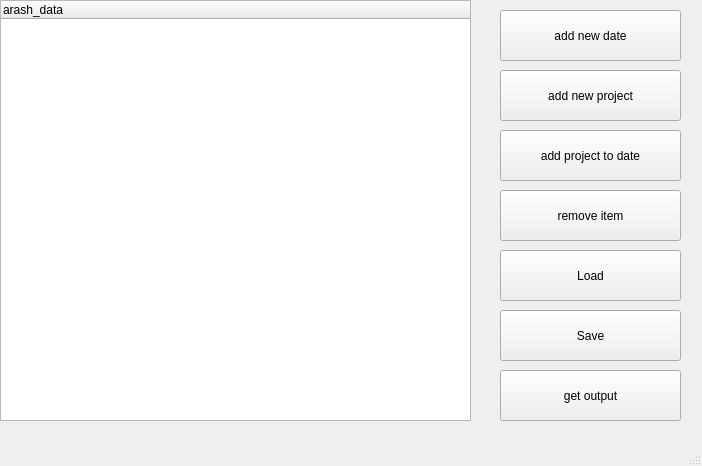
<?xml version="1.0" encoding="UTF-8"?>
<ui version="4.0">
 <class>MainWindow</class>
 <widget class="QMainWindow" name="MainWindow">
  <property name="geometry">
   <rect>
    <x>0</x>
    <y>0</y>
    <width>702</width>
    <height>466</height>
   </rect>
  </property>
  <property name="windowTitle">
   <string>MainWindow</string>
  </property>
  <widget class="QWidget" name="centralwidget">
   <widget class="QTreeWidget" name="weekly_explorer">
    <property name="enabled">
     <bool>true</bool>
    </property>
    <property name="geometry">
     <rect>
      <x>0</x>
      <y>0</y>
      <width>471</width>
      <height>421</height>
     </rect>
    </property>
    <column>
     <property name="text">
      <string>arash_data</string>
     </property>
    </column>
   </widget>
   <widget class="QPushButton" name="loadButton">
    <property name="geometry">
     <rect>
      <x>500</x>
      <y>250</y>
      <width>181</width>
      <height>51</height>
     </rect>
    </property>
    <property name="text">
     <string>Load</string>
    </property>
   </widget>
   <widget class="QPushButton" name="addProjectButton">
    <property name="geometry">
     <rect>
      <x>500</x>
      <y>130</y>
      <width>181</width>
      <height>51</height>
     </rect>
    </property>
    <property name="text">
     <string>add project to date</string>
    </property>
   </widget>
   <widget class="QPushButton" name="newDateButton">
    <property name="geometry">
     <rect>
      <x>500</x>
      <y>10</y>
      <width>181</width>
      <height>51</height>
     </rect>
    </property>
    <property name="text">
     <string>add new date</string>
    </property>
   </widget>
   <widget class="QPushButton" name="saveButton">
    <property name="geometry">
     <rect>
      <x>500</x>
      <y>310</y>
      <width>181</width>
      <height>51</height>
     </rect>
    </property>
    <property name="text">
     <string>Save</string>
    </property>
   </widget>
   <widget class="QPushButton" name="removeItemButton">
    <property name="geometry">
     <rect>
      <x>500</x>
      <y>190</y>
      <width>181</width>
      <height>51</height>
     </rect>
    </property>
    <property name="text">
     <string>remove item</string>
    </property>
   </widget>
   <widget class="QPushButton" name="getOutputButton">
    <property name="geometry">
     <rect>
      <x>500</x>
      <y>370</y>
      <width>181</width>
      <height>51</height>
     </rect>
    </property>
    <property name="text">
     <string>get output</string>
    </property>
   </widget>
   <widget class="QPushButton" name="newProjectButton">
    <property name="geometry">
     <rect>
      <x>500</x>
      <y>70</y>
      <width>181</width>
      <height>51</height>
     </rect>
    </property>
    <property name="text">
     <string>add new project</string>
    </property>
   </widget>
  </widget>
  <widget class="QMenuBar" name="menubar">
   <property name="geometry">
    <rect>
     <x>0</x>
     <y>0</y>
     <width>702</width>
     <height>22</height>
    </rect>
   </property>
  </widget>
  <widget class="QStatusBar" name="statusbar"/>
 </widget>
 <resources/>
 <connections/>
</ui>
